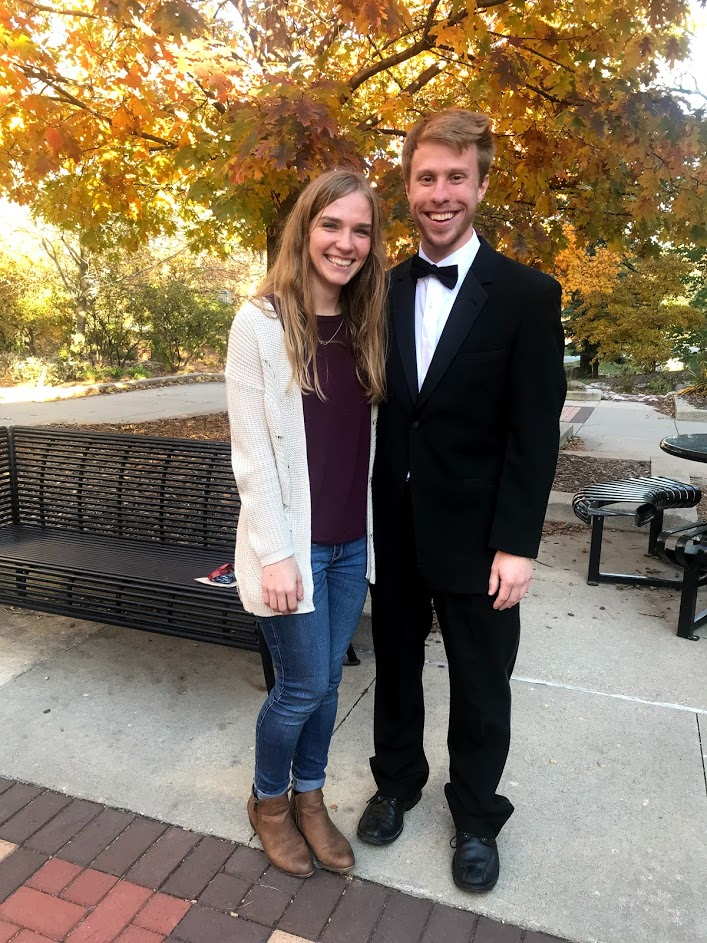
#> input picture Resources/RachelandIsaac.jpg, 707 x 943 px
$ python ResizingCropping.py
#> lines starting #> are read from the running program, lines starting #| are printed output that depends on the picture
import cv2
#Basic Resizing and Cropping
img = cv2.imread("../Resources/RachelandIsaac.jpg")
#> img is the input picture: shape (943, 707, 3); mean B, G, R 94.7, 115.1, 130.2

print(img.shape)
#| (943, 707, 3)

imgResize = cv2.resize(img, (400, 534))
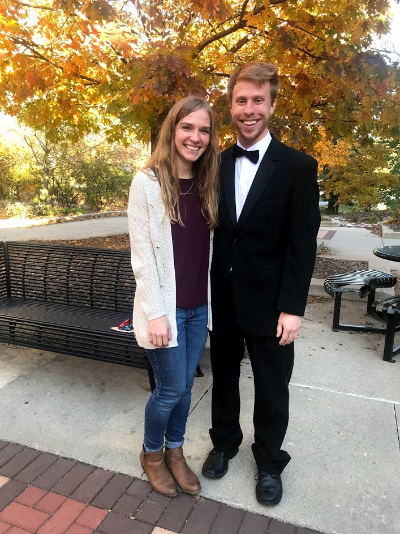
#> imgResize: shape (534, 400, 3); mean B, G, R 94.6, 115, 130.1
print(imgResize.shape)
#| (534, 400, 3)

imgCropped = img[0:200, 200:500]
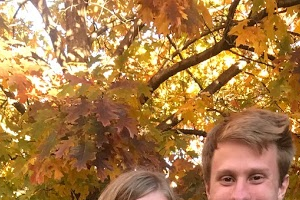
#> imgCropped: shape (200, 300, 3); mean B, G, R 73.5, 125.4, 169.5

cv2.imshow("Regular", img)
cv2.imshow("Resize", imgResize)
cv2.imshow("Cropped", imgCropped)

cv2.waitKey(0)

$ run again, with Resources/CrookedKings.jpg copied over Resources/RachelandIsaac.jpg
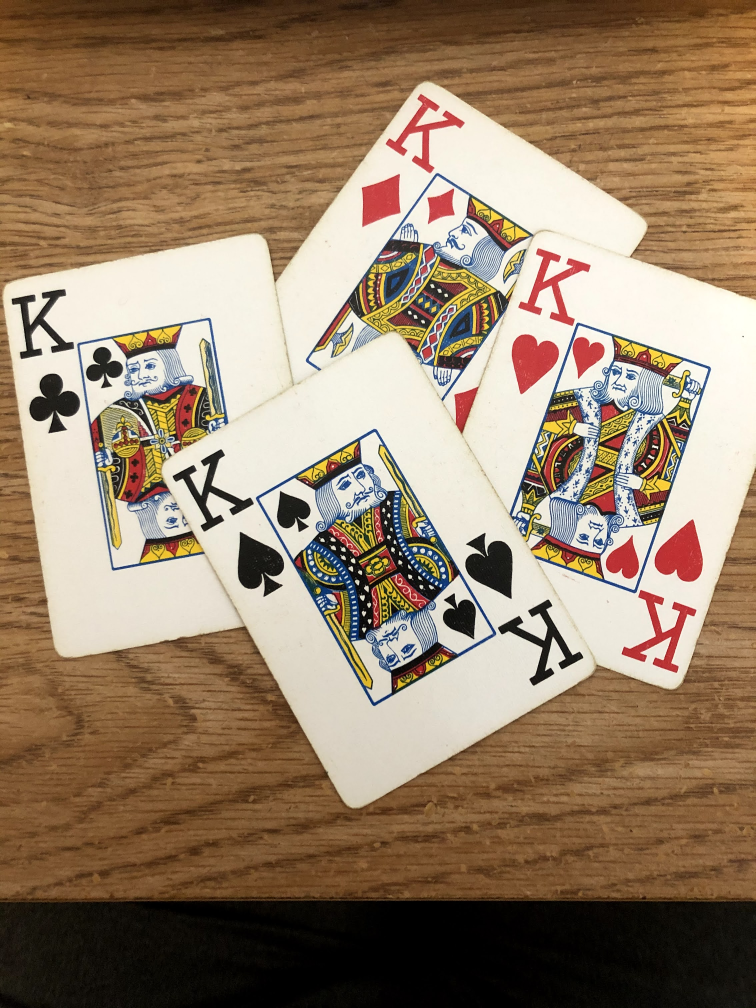
#> input picture Resources/CrookedKings.jpg, 2268 x 3024 px (shown at 1/3 size)
#> img is the input picture: shape (3024, 2268, 3); mean B, G, R 105.4, 128.7, 150.7
#| (3024, 2268, 3)
#> `imgResize = cv2.resize(img, (400, 534))`:
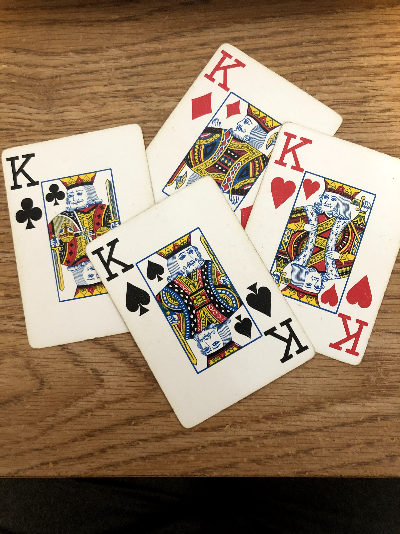
#> imgResize: shape (534, 400, 3); mean B, G, R 105.3, 128.5, 150.6
#| (534, 400, 3)
#> `imgCropped = img[0:200, 200:500]`:
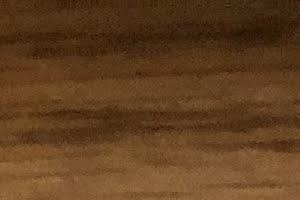
#> imgCropped: shape (200, 300, 3); mean B, G, R 32, 63.1, 96.6

$ run again, with Resources/Kings.jpg copied over Resources/RachelandIsaac.jpg
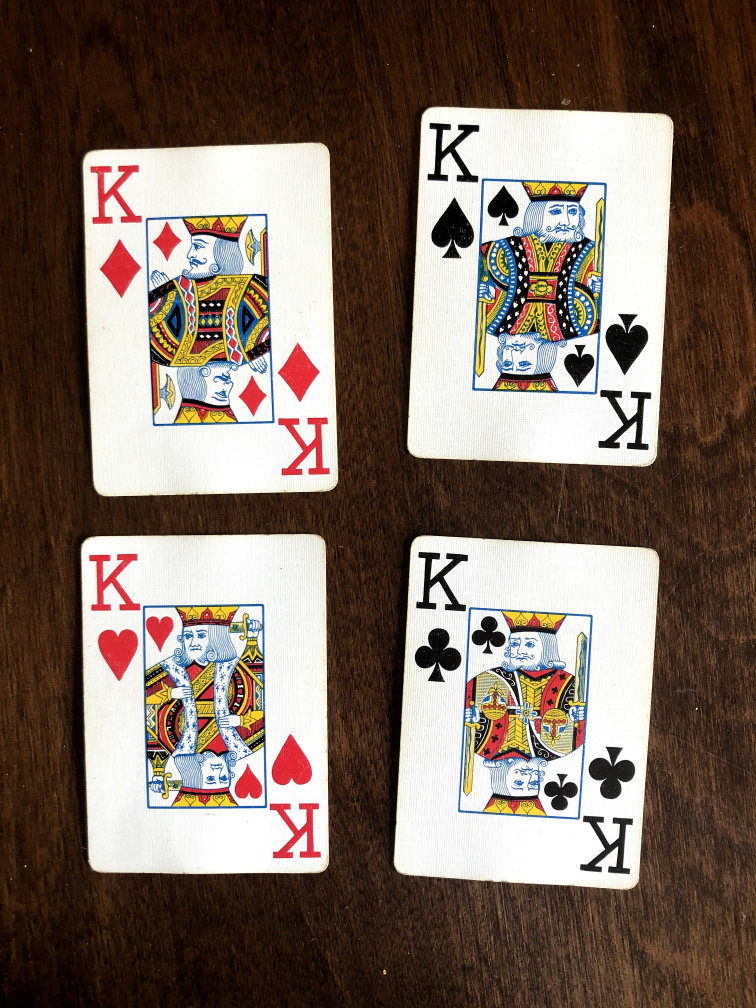
#> input picture Resources/Kings.jpg, 2268 x 3024 px (shown at 1/3 size)
#> img is the input picture: shape (3024, 2268, 3); mean B, G, R 97.1, 108, 124.2
#| (3024, 2268, 3)
#> `imgResize = cv2.resize(img, (400, 534))`:
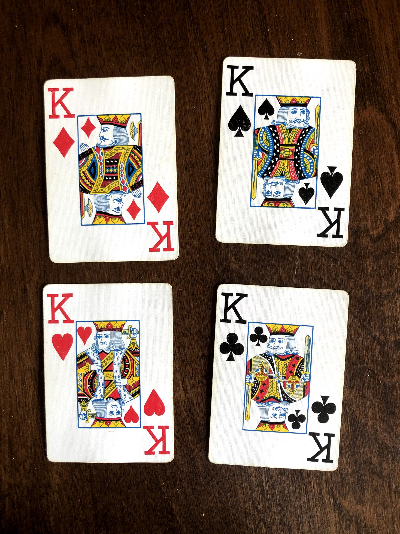
#> imgResize: shape (534, 400, 3); mean B, G, R 97, 107.8, 124.1
#| (534, 400, 3)
#> `imgCropped = img[0:200, 200:500]`:
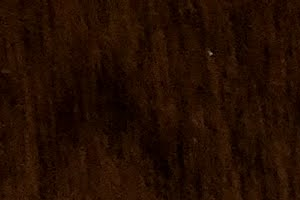
#> imgCropped: shape (200, 300, 3); mean B, G, R 2.5, 13.3, 35.4
